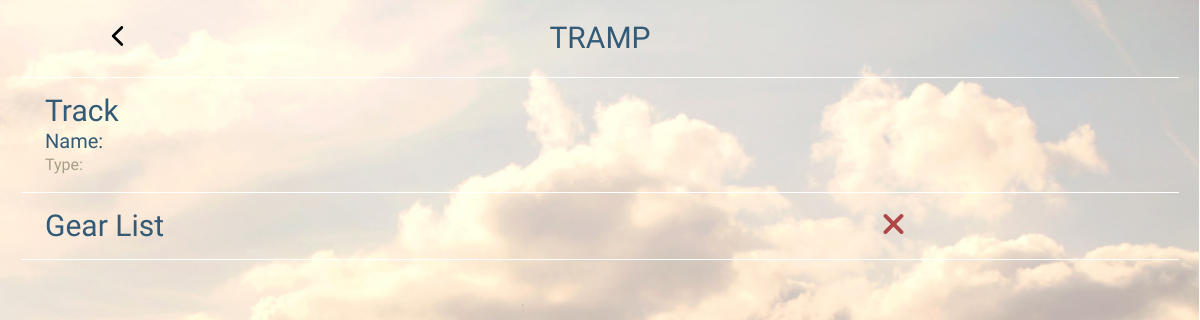
Before: /?pages=tramp&tramp_id=1 with the older database file.
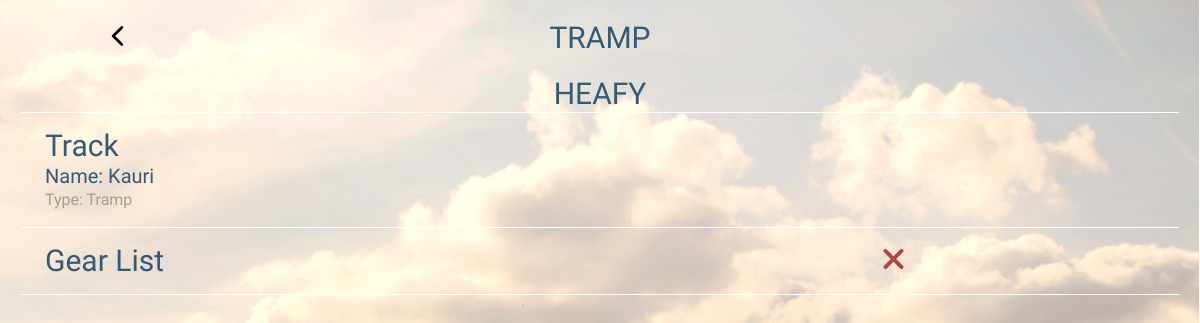
After: the same page with the newer database file.
### tables this page shows
CREATE TABLE IF NOT EXISTS `tramp` (
  `id` int(11) NOT NULL AUTO_INCREMENT,
  `account_id` int(255) NOT NULL,
  `tramp_name` varchar(255) NOT NULL,
  PRIMARY KEY (`id`)
);

CREATE TABLE IF NOT EXISTS `location` (
  `id` int(11) NOT NULL AUTO_INCREMENT,
  `tramp_id` int(11) NOT NULL,
  `location_name` varchar(255) NOT NULL,
  `location_type` varchar(255) NOT NULL,
  `xPoint` int(11) NOT NULL,
  `yPoint` int(11) NOT NULL,
  PRIMARY KEY (`id`)
);

### includes/database_function.php (called while the page is built, shortened)
<?php
function selectMultipleRows($dbConnection, $sql) {
	$selectedRows = mysqli_query($dbConnection, $sql);
	$resultsArray = array();
	while ($row = mysqli_fetch_assoc($selectedRows)) {
		$resultsArray[] =  $row;
	}
	return $resultsArray;
}

### includes/tramp.php (the view, shortened to what this page needs)
<?php
	$tramp_id = $_GET['tramp_id'];
?>
<section class="container">
	<div class="header header_container row">
		<a href="#" class="header_btn">
			<img src="assets/icons/arrow487_left.svg" alt="Left Arrow" class="header_arrowLeft col-xs-2">
		</a>
		<?php
			$sql = 'SELECT tramp_name  FROM tramp WHERE id ='.$tramp_id;
			$trampArray = selectMultipleRows($db, $sql);
	 	?>
		<h2 class="header_title-home col-xs-offset-2 col-xs-4">TRAMP</h2>
	</div>
	<div class="row">
		<h2 class="header_title-home col-xs-12"><?php echo $trampArray[0]['tramp_name'] ?></h2>
	</div>
	<?php
		$sql = 'SELECT location_name, location_type  FROM location WHERE tramp_id ='.$tramp_id;
		$trampArray = selectMultipleRows($db, $sql);
 	?>
	<article class="home_item_container home_item_container-first row">
			<a href="#">
				<h2 class="tramp_title col-xs-12">Track</h2>
				<h3 class="col-xs-12">Name: <?php echo $trampArray[0]['location_name'] ?></h3>
				<h4 class="col-xs-12">Type: <?php echo $trampArray[0]['location_type'] ?></h4>
			</a>
	</article>
	<article class="home_item_container row">
			<a href="#">
				<h2 class="tramp_title col-xs-5">Gear List</h2>
				<?php
					$isAllChecked = false;
				 	if ($isAllChecked) {?>
				 		<img src="assets/icons/checkmark2.svg" alt="checkmark" class="tramp_icon col-xs-offset-5 col-xs-2">
				 	<?php } else { ?>
						<img src="assets/icons/cross5.svg" alt="cross" class="tramp_icon col-xs-offset-3 col-xs-2">
				 	<?php }
			 	?>
			</a>
	</article>
</section>

Changed rows visible on the page:
now on this page (row edited): tramp: tramp_name "HEAFY"
now on this page (row edited): location: location_name "Kauri", location_type "Tramp"
